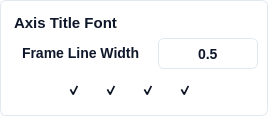
               <widget class="QFrame" name="verticalFrame_3">
                <property name="styleSheet">
                 <string notr="true">background: #FFFFFF;
border: 1px solid #E2E8F0; /* slate/200 */
border-radius: 6px;</string>
                </property>
                <layout class="QVBoxLayout" name="verticalLayout_10">
                 <property name="leftMargin">
                  <number>9</number>
                 </property>
                 <property name="topMargin">
                  <number>9</number>
                 </property>
                 <property name="rightMargin">
                  <number>9</number>
                 </property>
                 <property name="bottomMargin">
                  <number>9</number>
                 </property>
                 <item>
                  <widget class="QLabel" name="label_41">
                   <property name="styleSheet">
                    <string notr="true"> 	border: none;
	color: #0F172A;  /* Text color */
    font-family: 'Segoe UI', sans-serif;  /* Font family */
    font-style: normal;  /* Font style */
    font-weight: 500;  /* Font weight */
    font-size: 15px;  /* Font size */
    line-height: 24px;  /* Line height */
    padding-top: 4px;  /* Padding */</string>
                   </property>
                   <property name="text">
                    <string>&lt;html&gt;&lt;head/&gt;&lt;body&gt;&lt;p&gt;Axis Title Font&lt;/p&gt;&lt;/body&gt;&lt;/html&gt;</string>
                   </property>
                  </widget>
                 </item>
                 <item>
                  <layout class="QHBoxLayout" name="horizontalLayout_50" stretch="0,1">
                   <property name="leftMargin">
                    <number>0</number>
                   </property>
                   <property name="topMargin">
                    <number>0</number>
                   </property>
                   <property name="rightMargin">
                    <number>0</number>
                   </property>
                   <property name="bottomMargin">
                    <number>0</number>
                   </property>
                   <item>
                    <widget class="QLabel" name="label_67">
                     <property name="styleSheet">
                      <string notr="true"> 	border: none;
	color: #0F172A;  /* Text color */
    font-family: 'Segoe UI', sans-serif;  /* Font family */
    font-style: normal;  /* Font style */
    font-weight: 500;  /* Font weight */
    font-size: 14px;  /* Font size */
    line-height: 24px;  /* Line height */
    padding: 4px 8px;  /* Padding */</string>
                     </property>
                     <property name="text">
                      <string>&lt;html&gt;&lt;head/&gt;&lt;body&gt;&lt;p&gt;Frame Line Width&lt;/p&gt;&lt;/body&gt;&lt;/html&gt;</string>
                     </property>
                    </widget>
                   </item>
                   <item>
                    <widget class="QDoubleSpinBox" name="pyqt5_spinbox_frame_width">
                     <property name="sizePolicy">
                      <sizepolicy hsizetype="Minimum" vsizetype="Fixed">
                       <horstretch>0</horstretch>
                       <verstretch>0</verstretch>
                      </sizepolicy>
                     </property>
                     <property name="minimumSize">
                      <size>
                       <width>100</width>
                       <height>31</height>
                      </size>
                     </property>
                     <property name="maximumSize">
                      <size>
                       <width>250</width>
                       <height>31</height>
                      </size>
                     </property>
                     <property name="toolTip">
                      <string>&lt;html&gt;&lt;head/&gt;&lt;body&gt;&lt;p&gt;Axis Label Font Size&lt;/p&gt;&lt;/body&gt;&lt;/html&gt;</string>
                     </property>
                     <property name="styleSheet">
                      <string notr="true">QDoubleSpinBox {
	background: #FFFFFF;
	border: 1px solid #E2E8F0; /* slate/200 */
	border-radius: 6px;
	color: #0F172A;  /* Text color */
    font-family: 'Segoe UI', sans-serif;  /* Font family */
    font-style: normal;  /* Font style */
    font-weight: 500;  /* Font weight */
    font-size: 14px;  /* Font size */
}

QDoubleSpinBox:focus {
}

QDoubleSpinBox:disabled {
}

QDoubleSpinBox::up-button {
	background: #FFFFFF;
	border: none; 
	subcontrol-position: center right;
	padding-right: 10px;
}

QDoubleSpinBox::down-button {
	background: #FFFFFF;
	border: none;
	subcontrol-position: center left;
	padding-left: 10px;
}

QDoubleSpinBox::up-arrow {
	image: url(:/ui/qt/resources/buttons/add_icon.png);
	width: 20px;
    height: 20px;
}

QDoubleSpinBox::down-arrow {	
	image: url(:/ui/qt/resources/buttons/substract_icon.png);
	width: 20px;
    height: 20px;
}

QDoubleSpinBox::up-arrow:disabled, QSpinBox::up-arrow:off {
}

QDoubleSpinBox::down-arrow:disabled, QSpinBox::down-arrow:off {
}</string>
                     </property>
                     <property name="alignment">
                      <set>Qt::AlignCenter</set>
                     </property>
                     <property name="decimals">
                      <number>1</number>
                     </property>
                     <property name="minimum">
                      <double>0.100000000000000</double>
                     </property>
                     <property name="maximum">
                      <double>10.000000000000000</double>
                     </property>
                     <property name="singleStep">
                      <double>0.100000000000000</double>
                     </property>
                     <property name="value">
                      <double>0.500000000000000</double>
                     </property>
                    </widget>
                   </item>
                  </layout>
                 </item>
                 <item>
                  <layout class="QHBoxLayout" name="horizontalLayout_71" stretch="0,0,0,0,0,0">
                   <property name="leftMargin">
                    <number>0</number>
                   </property>
                   <property name="topMargin">
                    <number>0</number>
                   </property>
                   <property name="rightMargin">
                    <number>0</number>
                   </property>
                   <property name="bottomMargin">
                    <number>0</number>
                   </property>
                   <item>
                    <spacer name="horizontalSpacer_7">
                     <property name="orientation">
                      <enum>Qt::Horizontal</enum>
                     </property>
                     <property name="sizeHint" stdset="0">
                      <size>
                       <width>40</width>
                       <height>20</height>
                      </size>
                     </property>
                    </spacer>
                   </item>
                   <item>
                    <widget class="QCheckBox" name="pyqt5_checkbox_frame_top_visibility">
                     <property name="sizePolicy">
                      <sizepolicy hsizetype="Expanding" vsizetype="Expanding">
                       <horstretch>0</horstretch>
                       <verstretch>0</verstretch>
                      </sizepolicy>
                     </property>
                     <property name="minimumSize">
                      <size>
                       <width>31</width>
                       <height>31</height>
                      </size>
                     </property>
                     <property name="maximumSize">
                      <size>
                       <width>31</width>
                       <height>31</height>
                      </size>
                     </property>
                     <property name="styleSheet">
                      <string notr="true">/* Default State */
QCheckBox {
    border: none;    
	background: transparent;  /* Ghost button with no background */
    color: #0F172A;  /* Text color */
    border-radius: 6px;  /* Rounded corners */
    font-family: 'Segoe UI', sans-serif;  /* Font family */
    font-style: normal;  /* Font style */
    font-weight: 500;  /* Font weight */
    font-size: 14px;  /* Font size */
    line-height: 24px;  /* Line height */
	padding: 4px;	
}

QCheckBox:hover {
    /* Your styles for hover state */
	 background: #F1F5F9;  /* slate/100 */

}

QCheckBox:pressed {
    /* Your styles for pressed state */
	background: #DEE8F2;  /* Pressed background color */

}

QCheckBox::indicator:checked {
	image: url(:/ui/qt/resources/checkbox/top_frame_checked_icon.png);  /* Your styles for checked state */
}

QCheckBox::indicator:unchecked {
    image: url(:/ui/qt/resources/checkbox/top_frame_unchecked_icon.png);  /* Your styles for checked state */
}

QCheckBox:focused {
    border: none;
}

</string>
                     </property>
                     <property name="text">
                      <string/>
                     </property>
                     <property name="checked">
                      <bool>true</bool>
                     </property>
                    </widget>
                   </item>
                   <item>
                    <widget class="QCheckBox" name="pyqt5_checkbox_frame_bottom_visibility">
                     <property name="sizePolicy">
                      <sizepolicy hsizetype="Expanding" vsizetype="Expanding">
                       <horstretch>0</horstretch>
                       <verstretch>0</verstretch>
                      </sizepolicy>
                     </property>
                     <property name="minimumSize">
                      <size>
                       <width>31</width>
                       <height>31</height>
                      </size>
                     </property>
                     <property name="maximumSize">
                      <size>
                       <width>31</width>
                       <height>31</height>
                      </size>
                     </property>
                     <property name="styleSheet">
                      <string notr="true">/* Default State */
QCheckBox {
    border: none;    
	background: transparent;  /* Ghost button with no background */
    color: #0F172A;  /* Text color */
    border-radius: 6px;  /* Rounded corners */
    font-family: 'Segoe UI', sans-serif;  /* Font family */
    font-style: normal;  /* Font style */
    font-weight: 500;  /* Font weight */
    font-size: 14px;  /* Font size */
    line-height: 24px;  /* Line height */
	padding: 4px;	
}

QCheckBox:hover {
    /* Your styles for hover state */
	 background: #F1F5F9;  /* slate/100 */

}

QCheckBox:pressed {
    /* Your styles for pressed state */
	background: #DEE8F2;  /* Pressed background color */

}

QCheckBox::indicator:checked {
	image: url(:/ui/qt/resources/checkbox/bottom_frame_checked_icon.png);  /* Your styles for checked state */
}

QCheckBox::indicator:unchecked {
    image: url(:/ui/qt/resources/checkbox/bottom_frame_unchecked_icon.png);  /* Your styles for checked state */
}

QCheckBox:focused {
    border: none;
}

</string>
                     </property>
                     <property name="text">
                      <string/>
                     </property>
                     <property name="checked">
                      <bool>true</bool>
                     </property>
                    </widget>
                   </item>
                   <item>
                    <widget class="QCheckBox" name="pyqt5_checkbox_frame_left_visibility">
                     <property name="sizePolicy">
                      <sizepolicy hsizetype="Expanding" vsizetype="Expanding">
                       <horstretch>0</horstretch>
                       <verstretch>0</verstretch>
                      </sizepolicy>
                     </property>
                     <property name="minimumSize">
                      <size>
                       <width>31</width>
                       <height>31</height>
                      </size>
                     </property>
                     <property name="maximumSize">
                      <size>
                       <width>31</width>
                       <height>31</height>
                      </size>
                     </property>
                     <property name="styleSheet">
                      <string notr="true">/* Default State */
QCheckBox {
    border: none;    
	background: transparent;  /* Ghost button with no background */
    color: #0F172A;  /* Text color */
    border-radius: 6px;  /* Rounded corners */
    font-family: 'Segoe UI', sans-serif;  /* Font family */
    font-style: normal;  /* Font style */
    font-weight: 500;  /* Font weight */
    font-size: 14px;  /* Font size */
    line-height: 24px;  /* Line height */
	padding: 4px;	
}

QCheckBox:hover {
    /* Your styles for hover state */
	 background: #F1F5F9;  /* slate/100 */

}

QCheckBox:pressed {
    /* Your styles for pressed state */
	background: #DEE8F2;  /* Pressed background color */

}

QCheckBox::indicator:checked {
	image: url(:/ui/qt/resources/checkbox/left_frame_checked_icon.png);  /* Your styles for checked state */
}

QCheckBox::indicator:unchecked {
    image: url(:/ui/qt/resources/checkbox/left_frame_unchecked_icon.png);  /* Your styles for checked state */
}

QCheckBox:focused {
    border: none;
}

</string>
                     </property>
                     <property name="text">
                      <string/>
                     </property>
                     <property name="checked">
                      <bool>true</bool>
                     </property>
                    </widget>
                   </item>
                   <item>
                    <widget class="QCheckBox" name="pyqt5_checkbox_frame_right_visibility">
                     <property name="sizePolicy">
                      <sizepolicy hsizetype="Expanding" vsizetype="Expanding">
                       <horstretch>0</horstretch>
                       <verstretch>0</verstretch>
                      </sizepolicy>
                     </property>
                     <property name="minimumSize">
                      <size>
                       <width>31</width>
                       <height>31</height>
                      </size>
                     </property>
                     <property name="maximumSize">
                      <size>
                       <width>31</width>
                       <height>31</height>
                      </size>
                     </property>
                     <property name="styleSheet">
                      <string notr="true">/* Default State */
QCheckBox {
    border: none;    
	background: transparent;  /* Ghost button with no background */
    color: #0F172A;  /* Text color */
    border-radius: 6px;  /* Rounded corners */
    font-family: 'Segoe UI', sans-serif;  /* Font family */
    font-style: normal;  /* Font style */
    font-weight: 500;  /* Font weight */
    font-size: 14px;  /* Font size */
    line-height: 24px;  /* Line height */
	padding: 4px;	
}

QCheckBox:hover {
    /* Your styles for hover state */
	 background: #F1F5F9;  /* slate/100 */

}

QCheckBox:pressed {
    /* Your styles for pressed state */
	background: #DEE8F2;  /* Pressed background color */

}

QCheckBox::indicator:checked {
	image: url(:/ui/qt/resources/checkbox/right_frame_checked_icon.png);  /* Your styles for checked state */
}

QCheckBox::indicator:unchecked {
    image: url(:/ui/qt/resources/checkbox/right_frame_unchecked_icon.png);  /* Your styles for checked state */
}

QCheckBox:focused {
    border: none;
}

</string>
                     </property>
                     <property name="text">
                      <string/>
                     </property>
                     <property name="checked">
                      <bool>true</bool>
                     </property>
                    </widget>
                   </item>
                   <item>
                    <spacer name="horizontalSpacer_6">
                     <property name="orientation">
                      <enum>Qt::Horizontal</enum>
                     </property>
                     <property name="sizeHint" stdset="0">
                      <size>
                       <width>40</width>
                       <height>20</height>
                      </size>
                     </property>
                    </spacer>
                   </item>
                  </layout>
                 </item>
                </layout>
               </widget>
